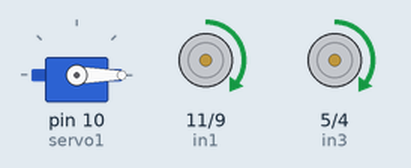
Simulated run of this sketch. Board: Arduino Uno, built with avr-gcc and run on an emulated ATmega328P. Shown: servo, motor-driver pin pairs drawn as motors (green arrow = first pin HIGH = forward, orange = second pin HIGH = backward, longer = more drive, scaled by the enable pin).

Above: at 0.95 s.
At 3.55 s:
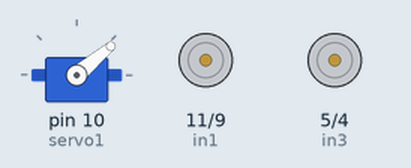
At 4.5 s:
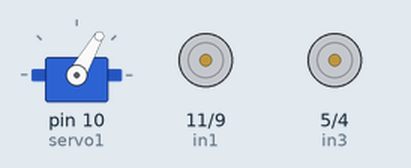
At 5.45 s:
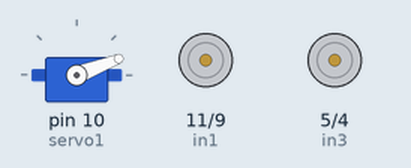
At 8.1 s:
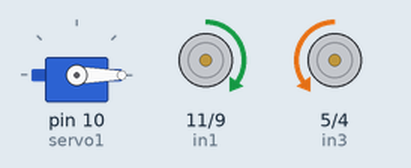
At 10.75 s:
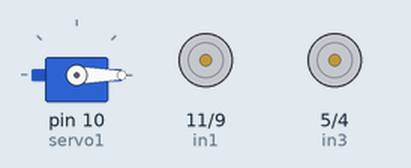
Timing chart, 0 to 13.7 s (numbered marks = the images above):
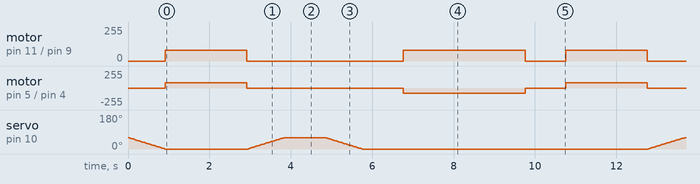

Measured:
- by itself, motor on pin 11 (in1) / pin 9 (in2): repeats every 9.8 s: stopped 3.8 s, forward 80/255 3.0 s, stopped 1.0 s, forward 80/255 2.0 s
- by itself, motor on pin 5 (in3) / pin 4 (in4): repeats every 9.8 s: stopped 3.8 s, backward 80/255 3.0 s, stopped 1.0 s, forward 80/255 2.0 s

The sketch:

motor.ino
```cpp
#include <Servo.h>
//Servo Configuration
Servo servo1;
int servo_control;
int servo_pin=10;

//L298N Pin Configuration
int ena = 6;   //connect EnA of motor driver to pin 6 of the Arduino.
int enb = 3;
int in1 = 11;
int in2 = 9;
int in3 = 5;
int in4 = 4;
int left_motor_speed = 80;
int right_motor_speed =80;

void setup() {
  // put your setup code here, to run once:
  pinMode(ena, OUTPUT);
  pinMode(enb, OUTPUT);
  pinMode(in1, OUTPUT);
  pinMode(in2, OUTPUT);
  pinMode(in3, OUTPUT);
  pinMode(in4, OUTPUT);
  servo1.attach(10);
  close_hatch();
}

void loop() {
  // put your main code here, to run repeatedly:
//  close_hatch();
  linear();
  delay(2000);
  halt();
  open_hatch();
  delay(1000);
  close_hatch();
  delay(1000);
  rotation_360();
  delay(3000);
  halt();
  delay(1000);

//  left_motor_run;


}

void linear(){
  analogWrite(ena,right_motor_speed);
  analogWrite(enb,left_motor_speed);
  digitalWrite(in1,HIGH);
  digitalWrite(in2,LOW);
  digitalWrite(in3,HIGH); //left motor
  digitalWrite(in4, LOW);
}

void halt(){
  digitalWrite(in1,LOW);
  digitalWrite(in2,LOW);
  digitalWrite(in3,LOW); //left motor
  digitalWrite(in4, LOW);
}

void rotation_360(){
   analogWrite(ena,right_motor_speed);
  analogWrite(enb,left_motor_speed);
  digitalWrite(in1,HIGH);
  digitalWrite(in2,LOW);
  digitalWrite(in3,LOW); //left motor
  digitalWrite(in4, HIGH);
}

void open_hatch(){
  for (int i=0; i<=60;i++){
    servo1.write(i);
    delay(15);
  }

}

void close_hatch(){
  for (int i=60; i>=0;i--){
    servo1.write(i);
    delay(15);
  }

}

void left_motor_run(){
  analogWrite(ena,right_motor_speed);
  analogWrite(enb,left_motor_speed);
  digitalWrite(in3,HIGH); //left motor
  digitalWrite(in4, LOW);
}

void right_motor_run(){
  analogWrite(ena,right_motor_speed);
  analogWrite(enb,left_motor_speed);
  digitalWrite(in1,HIGH); //right motor
  digitalWrite(in2, LOW);
}
```
